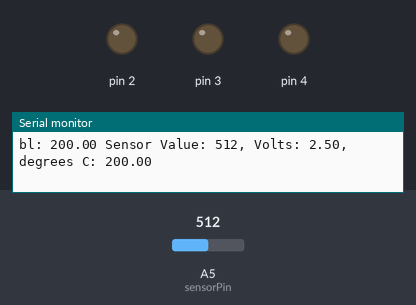
Bench run of a sketch on a simulated Arduino Uno, built with avr-gcc and run on an emulated ATmega328P. Parts: output pins drawn as LEDs (lit = HIGH), the last lines printed to the serial monitor. The test bench sets the inputs (shaded band); at power-on: A5 (sensorPin) = 512.

Above: at 1.2 s.
1.3 s: A5 (sensorPin) set to 517
At 3.2 s:
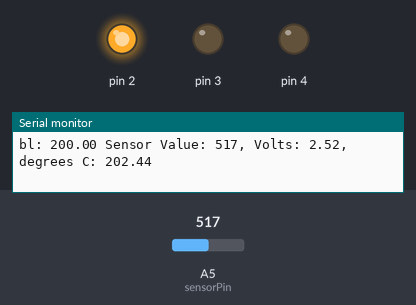
3.5 s: A5 (sensorPin) set to 716
At 4.9 s:
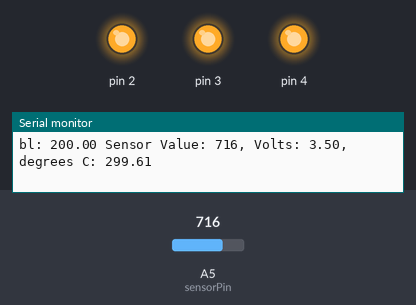
5.5 s: A5 (sensorPin) set to 511
At 6.6 s:
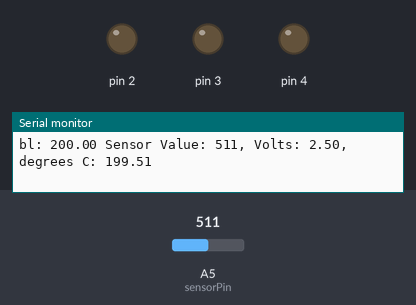
7.5 s: A5 (sensorPin) set to 900
At 9.5 s:
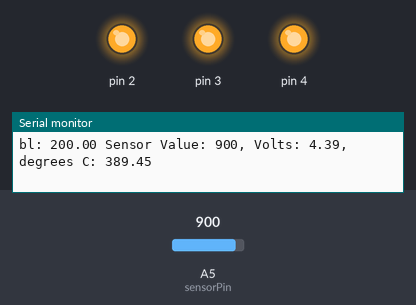
Timing chart, 0 to 10.5 s (numbered marks = the images above; inputs shaded):
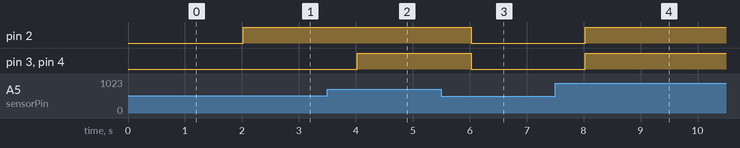

The sketch:

03_love-o-meter.ino
```cpp
const int sensorPin = A5;
float baselineTemp = 1.1;

float getVoltageFromSensor(int sensorVal) {
  float voltage = (sensorVal / 1024.0) * 5.0;
  return voltage;
}

float getTempFromSensor(int sensorVal) {
  float voltage = getVoltageFromSensor(sensorVal);
  float temperature = (voltage - .5) * 100;
  return temperature;
}


void setup() {
  Serial.begin(9600); // open a serial port

  float sensorVal = analogRead(sensorPin);
  baselineTemp = getTempFromSensor(sensorVal);
  Serial.print("sv: ");
  Serial.print(sensorVal);
  Serial.print("bl: ");
  Serial.print(baselineTemp);

  for(int pinNumber = 2; pinNumber <= 4; pinNumber++) {
    pinMode(pinNumber, OUTPUT);
    digitalWrite(pinNumber, LOW);
  }
}

void loop() {
  Serial.print("bl: ");
  Serial.print(baselineTemp);
  int sensorVal = analogRead(sensorPin);
  Serial.print(" Sensor Value: ");
  Serial.print(sensorVal);

  float voltage = getVoltageFromSensor(sensorVal);
  Serial.print(", Volts: ");
  Serial.print(voltage);

  float temperature = getTempFromSensor(sensorVal);
  Serial.print(", degrees C: ");
  Serial.print(temperature);

  if(temperature < baselineTemp + 2) {
    digitalWrite(2, LOW);
    digitalWrite(3, LOW);
    digitalWrite(4, LOW);
  } else if(temperature >= baselineTemp + 2 && temperature < baselineTemp + 4) {
    digitalWrite(2, HIGH);
    digitalWrite(3, LOW);
    digitalWrite(4, LOW);
  } else if(temperature >= baselineTemp + 4 && temperature < baselineTemp + 6) {
    digitalWrite(2, HIGH);
    digitalWrite(3, HIGH);
    digitalWrite(4, LOW);
  } else if(temperature >= baselineTemp + 6) {
    digitalWrite(2, HIGH);
    digitalWrite(3, HIGH);
    digitalWrite(4, HIGH);
  }

  Serial.print("\n");
  delay(1000);
}
```

Measured:
- the behaviour switches between 516 and 517 on A5 (sensorPin) (found by bisection; images 0 and 1)
- after the input at 1.3 s, pin 2: LOW → HIGH after 0.72 s
- after the input at 3.5 s, pin 3, pin 4: LOW → HIGH after 0.52 s
- after the input at 5.5 s, pin 2–4: HIGH → LOW after 0.53 s
- after the input at 7.5 s, pin 2–4: LOW → HIGH after 0.53 s
